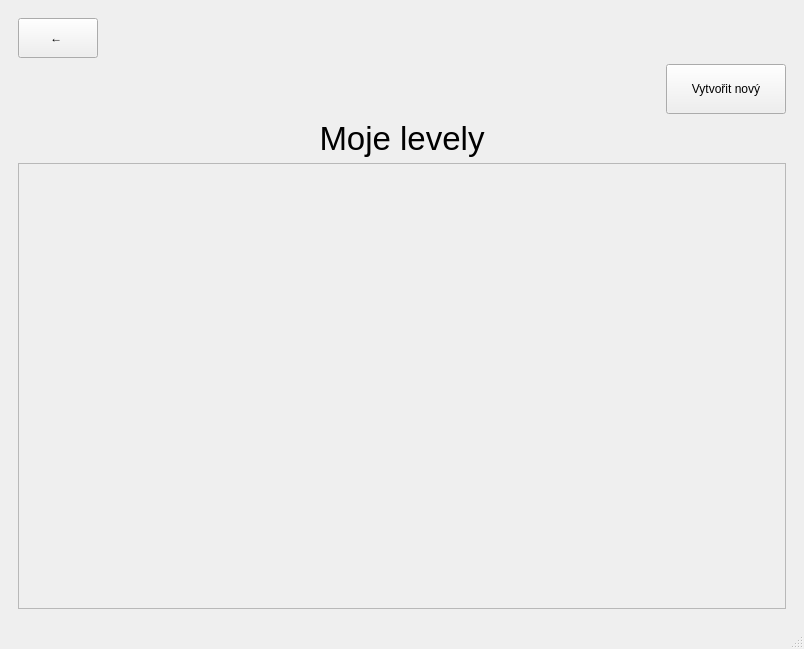
<?xml version="1.0" encoding="UTF-8"?>
<ui version="4.0">
 <class>Zarovka</class>
 <widget class="QMainWindow" name="Zarovka">
  <property name="geometry">
   <rect>
    <x>0</x>
    <y>0</y>
    <width>804</width>
    <height>649</height>
   </rect>
  </property>
  <property name="windowTitle">
   <string>Zarovka</string>
  </property>
  <widget class="QWidget" name="centralwidget">
   <layout class="QGridLayout" name="gridLayout_2">
    <item row="0" column="0">
     <widget class="QStackedWidget" name="stackedWidget">
      <property name="sizePolicy">
       <sizepolicy hsizetype="Expanding" vsizetype="Expanding">
        <horstretch>1</horstretch>
        <verstretch>1</verstretch>
       </sizepolicy>
      </property>
      <property name="currentIndex">
       <number>7</number>
      </property>
      <widget class="QWidget" name="P01DifficultySelector">
       <layout class="QGridLayout" name="gridLayout_3">
        <item row="0" column="0">
         <layout class="QGridLayout" name="gridLayout">
          <item row="0" column="0">
           <widget class="QPushButton" name="easyButton">
            <property name="sizePolicy">
             <sizepolicy hsizetype="Expanding" vsizetype="Expanding">
              <horstretch>0</horstretch>
              <verstretch>0</verstretch>
             </sizepolicy>
            </property>
            <property name="minimumSize">
             <size>
              <width>150</width>
              <height>150</height>
             </size>
            </property>
            <property name="maximumSize">
             <size>
              <width>16777215</width>
              <height>16777215</height>
             </size>
            </property>
            <property name="font">
             <font>
              <pointsize>20</pointsize>
             </font>
            </property>
            <property name="text">
             <string>LEHKÉ</string>
            </property>
           </widget>
          </item>
          <item row="0" column="1">
           <widget class="QPushButton" name="mediumButton">
            <property name="sizePolicy">
             <sizepolicy hsizetype="Expanding" vsizetype="Expanding">
              <horstretch>0</horstretch>
              <verstretch>0</verstretch>
             </sizepolicy>
            </property>
            <property name="minimumSize">
             <size>
              <width>0</width>
              <height>150</height>
             </size>
            </property>
            <property name="maximumSize">
             <size>
              <width>16777215</width>
              <height>16777215</height>
             </size>
            </property>
            <property name="font">
             <font>
              <pointsize>20</pointsize>
             </font>
            </property>
            <property name="text">
             <string>STŘEDNÍ</string>
            </property>
           </widget>
          </item>
          <item row="1" column="0">
           <widget class="QPushButton" name="hardButton">
            <property name="sizePolicy">
             <sizepolicy hsizetype="Expanding" vsizetype="Expanding">
              <horstretch>0</horstretch>
              <verstretch>0</verstretch>
             </sizepolicy>
            </property>
            <property name="minimumSize">
             <size>
              <width>150</width>
              <height>150</height>
             </size>
            </property>
            <property name="maximumSize">
             <size>
              <width>16777215</width>
              <height>16777215</height>
             </size>
            </property>
            <property name="font">
             <font>
              <pointsize>20</pointsize>
             </font>
            </property>
            <property name="text">
             <string>TĚŽKÉ</string>
            </property>
           </widget>
          </item>
          <item row="1" column="1">
           <widget class="QPushButton" name="randomButton">
            <property name="sizePolicy">
             <sizepolicy hsizetype="Expanding" vsizetype="Expanding">
              <horstretch>0</horstretch>
              <verstretch>0</verstretch>
             </sizepolicy>
            </property>
            <property name="minimumSize">
             <size>
              <width>150</width>
              <height>150</height>
             </size>
            </property>
            <property name="font">
             <font>
              <pointsize>20</pointsize>
             </font>
            </property>
            <property name="autoFillBackground">
             <bool>true</bool>
            </property>
            <property name="text">
             <string>NÁHODNÉ</string>
            </property>
           </widget>
          </item>
         </layout>
        </item>
       </layout>
      </widget>
      <widget class="QWidget" name="P02GameBoard">
       <layout class="QGridLayout" name="gridLayout_4">
        <item row="0" column="0">
         <widget class="QWidget" name="gameboardlayout" native="true">
          <layout class="QVBoxLayout" name="verticalLayout_8">
           <item>
            <layout class="QGridLayout" name="gameboard"/>
           </item>
           <item>
            <layout class="QHBoxLayout" name="editoroptions"/>
           </item>
          </layout>
         </widget>
        </item>
       </layout>
      </widget>
      <widget class="QWidget" name="P00Win">
       <layout class="QVBoxLayout" name="verticalLayout_2">
        <item>
         <widget class="QLabel" name="label">
          <property name="sizePolicy">
           <sizepolicy hsizetype="Expanding" vsizetype="Expanding">
            <horstretch>0</horstretch>
            <verstretch>0</verstretch>
           </sizepolicy>
          </property>
          <property name="font">
           <font>
            <pointsize>30</pointsize>
           </font>
          </property>
          <property name="text">
           <string>Congrats on completing the level</string>
          </property>
          <property name="alignment">
           <set>Qt::AlignmentFlag::AlignCenter</set>
          </property>
         </widget>
        </item>
        <item>
         <layout class="QHBoxLayout" name="horizontalLayout">
          <item>
           <widget class="QPushButton" name="pushButton_2">
            <property name="sizePolicy">
             <sizepolicy hsizetype="Minimum" vsizetype="Expanding">
              <horstretch>0</horstretch>
              <verstretch>0</verstretch>
             </sizepolicy>
            </property>
            <property name="font">
             <font>
              <pointsize>30</pointsize>
             </font>
            </property>
            <property name="text">
             <string>Back</string>
            </property>
           </widget>
          </item>
          <item>
           <widget class="QPushButton" name="pushButton">
            <property name="sizePolicy">
             <sizepolicy hsizetype="Minimum" vsizetype="Expanding">
              <horstretch>0</horstretch>
              <verstretch>0</verstretch>
             </sizepolicy>
            </property>
            <property name="font">
             <font>
              <pointsize>30</pointsize>
             </font>
            </property>
            <property name="text">
             <string>Menu</string>
            </property>
           </widget>
          </item>
         </layout>
        </item>
       </layout>
      </widget>
      <widget class="QWidget" name="P00MainMenu">
       <layout class="QVBoxLayout" name="verticalLayout">
        <property name="sizeConstraint">
         <enum>QLayout::SizeConstraint::SetMinimumSize</enum>
        </property>
        <item>
         <widget class="QWidget" name="widget_3" native="true">
          <layout class="QVBoxLayout" name="verticalLayout_3">
           <item>
            <layout class="QHBoxLayout" name="horizontalLayout_2">
             <property name="leftMargin">
              <number>0</number>
             </property>
             <property name="topMargin">
              <number>40</number>
             </property>
             <property name="bottomMargin">
              <number>40</number>
             </property>
             <item>
              <widget class="QPushButton" name="playButton">
               <property name="sizePolicy">
                <sizepolicy hsizetype="Maximum" vsizetype="Minimum">
                 <horstretch>0</horstretch>
                 <verstretch>0</verstretch>
                </sizepolicy>
               </property>
               <property name="minimumSize">
                <size>
                 <width>500</width>
                 <height>100</height>
                </size>
               </property>
               <property name="text">
                <string>Hrát</string>
               </property>
              </widget>
             </item>
            </layout>
           </item>
           <item>
            <layout class="QHBoxLayout" name="horizontalLayout_3">
             <property name="topMargin">
              <number>40</number>
             </property>
             <property name="bottomMargin">
              <number>40</number>
             </property>
             <item>
              <widget class="QPushButton" name="pushButton_3">
               <property name="sizePolicy">
                <sizepolicy hsizetype="Maximum" vsizetype="Minimum">
                 <horstretch>0</horstretch>
                 <verstretch>0</verstretch>
                </sizepolicy>
               </property>
               <property name="minimumSize">
                <size>
                 <width>500</width>
                 <height>100</height>
                </size>
               </property>
               <property name="maximumSize">
                <size>
                 <width>16777215</width>
                 <height>16777215</height>
                </size>
               </property>
               <property name="text">
                <string>Editor</string>
               </property>
              </widget>
             </item>
            </layout>
           </item>
           <item>
            <layout class="QHBoxLayout" name="horizontalLayout_4">
             <property name="topMargin">
              <number>40</number>
             </property>
             <property name="bottomMargin">
              <number>40</number>
             </property>
             <item>
              <widget class="QPushButton" name="settingsButton">
               <property name="sizePolicy">
                <sizepolicy hsizetype="Maximum" vsizetype="Minimum">
                 <horstretch>0</horstretch>
                 <verstretch>0</verstretch>
                </sizepolicy>
               </property>
               <property name="minimumSize">
                <size>
                 <width>500</width>
                 <height>100</height>
                </size>
               </property>
               <property name="text">
                <string>Nastavení</string>
               </property>
              </widget>
             </item>
            </layout>
           </item>
          </layout>
         </widget>
        </item>
       </layout>
      </widget>
      <widget class="QWidget" name="P03Settings">
       <widget class="QWidget" name="widget" native="true">
        <property name="geometry">
         <rect>
          <x>-10</x>
          <y>-10</y>
          <width>801</width>
          <height>61</height>
         </rect>
        </property>
        <widget class="QPushButton" name="backButton">
         <property name="geometry">
          <rect>
           <x>20</x>
           <y>10</y>
           <width>41</width>
           <height>41</height>
          </rect>
         </property>
         <property name="text">
          <string>←</string>
         </property>
        </widget>
        <widget class="QLabel" name="label_2">
         <property name="geometry">
          <rect>
           <x>350</x>
           <y>10</y>
           <width>151</width>
           <height>41</height>
          </rect>
         </property>
         <property name="font">
          <font>
           <pointsize>20</pointsize>
          </font>
         </property>
         <property name="text">
          <string>Nastavení</string>
         </property>
        </widget>
       </widget>
       <widget class="QWidget" name="widget_2" native="true">
        <property name="geometry">
         <rect>
          <x>210</x>
          <y>120</y>
          <width>391</width>
          <height>51</height>
         </rect>
        </property>
        <widget class="QLabel" name="label_3">
         <property name="geometry">
          <rect>
           <x>10</x>
           <y>10</y>
           <width>131</width>
           <height>20</height>
          </rect>
         </property>
         <property name="font">
          <font>
           <pointsize>12</pointsize>
          </font>
         </property>
         <property name="text">
          <string>Barva pozadí</string>
         </property>
        </widget>
        <widget class="QPushButton" name="colorWhiteButton">
         <property name="geometry">
          <rect>
           <x>260</x>
           <y>10</y>
           <width>31</width>
           <height>29</height>
          </rect>
         </property>
         <property name="styleSheet">
          <string notr="true">background-color: #787878; </string>
         </property>
         <property name="text">
          <string/>
         </property>
        </widget>
        <widget class="QPushButton" name="colorBlueButton">
         <property name="geometry">
          <rect>
           <x>300</x>
           <y>10</y>
           <width>31</width>
           <height>29</height>
          </rect>
         </property>
         <property name="styleSheet">
          <string notr="true">background-color: #003366;</string>
         </property>
         <property name="text">
          <string/>
         </property>
        </widget>
        <widget class="QPushButton" name="colorBlackButton">
         <property name="geometry">
          <rect>
           <x>340</x>
           <y>10</y>
           <width>31</width>
           <height>29</height>
          </rect>
         </property>
         <property name="styleSheet">
          <string notr="true">background-color: black;</string>
         </property>
         <property name="text">
          <string/>
         </property>
        </widget>
       </widget>
       <widget class="QWidget" name="widget_4" native="true">
        <property name="geometry">
         <rect>
          <x>210</x>
          <y>180</y>
          <width>391</width>
          <height>51</height>
         </rect>
        </property>
        <widget class="QLabel" name="label_5">
         <property name="geometry">
          <rect>
           <x>10</x>
           <y>10</y>
           <width>171</width>
           <height>21</height>
          </rect>
         </property>
         <property name="font">
          <font>
           <pointsize>12</pointsize>
          </font>
         </property>
         <property name="text">
          <string>Barva hrací plochy</string>
         </property>
        </widget>
        <widget class="QPushButton" name="colorWhiteButton_3">
         <property name="geometry">
          <rect>
           <x>260</x>
           <y>10</y>
           <width>31</width>
           <height>29</height>
          </rect>
         </property>
         <property name="styleSheet">
          <string notr="true">background-color: white; </string>
         </property>
         <property name="text">
          <string/>
         </property>
        </widget>
        <widget class="QPushButton" name="colorBlueButton_3">
         <property name="geometry">
          <rect>
           <x>300</x>
           <y>10</y>
           <width>31</width>
           <height>29</height>
          </rect>
         </property>
         <property name="styleSheet">
          <string notr="true">background-color: #87CEEB;</string>
         </property>
         <property name="text">
          <string/>
         </property>
        </widget>
        <widget class="QPushButton" name="colorBlackButton_3">
         <property name="geometry">
          <rect>
           <x>340</x>
           <y>10</y>
           <width>31</width>
           <height>29</height>
          </rect>
         </property>
         <property name="styleSheet">
          <string notr="true">background-color: red;</string>
         </property>
         <property name="text">
          <string/>
         </property>
        </widget>
       </widget>
       <widget class="QWidget" name="widget_6" native="true">
        <property name="geometry">
         <rect>
          <x>210</x>
          <y>240</y>
          <width>391</width>
          <height>51</height>
         </rect>
        </property>
        <widget class="QLabel" name="label_7">
         <property name="geometry">
          <rect>
           <x>10</x>
           <y>10</y>
           <width>131</width>
           <height>20</height>
          </rect>
         </property>
         <property name="font">
          <font>
           <pointsize>12</pointsize>
          </font>
         </property>
         <property name="text">
          <string>Herní pole</string>
         </property>
        </widget>
        <widget class="QPushButton" name="colorWhiteButton_5">
         <property name="geometry">
          <rect>
           <x>240</x>
           <y>10</y>
           <width>61</width>
           <height>29</height>
          </rect>
         </property>
         <property name="styleSheet">
          <string notr="true">background-color: white; color: black;
</string>
         </property>
         <property name="text">
          <string>Vlevo</string>
         </property>
        </widget>
        <widget class="QPushButton" name="colorBlackButton_5">
         <property name="geometry">
          <rect>
           <x>310</x>
           <y>10</y>
           <width>61</width>
           <height>29</height>
          </rect>
         </property>
         <property name="styleSheet">
          <string notr="true">background-color: white; color: black;</string>
         </property>
         <property name="text">
          <string>Vpravo</string>
         </property>
        </widget>
       </widget>
       <widget class="QWidget" name="widget_7" native="true">
        <property name="geometry">
         <rect>
          <x>210</x>
          <y>300</y>
          <width>391</width>
          <height>51</height>
         </rect>
        </property>
        <widget class="QLabel" name="label_8">
         <property name="geometry">
          <rect>
           <x>10</x>
           <y>10</y>
           <width>131</width>
           <height>20</height>
          </rect>
         </property>
         <property name="font">
          <font>
           <pointsize>12</pointsize>
          </font>
         </property>
         <property name="text">
          <string>Jazyk</string>
         </property>
        </widget>
        <widget class="QPushButton" name="colorWhiteButton_6">
         <property name="geometry">
          <rect>
           <x>240</x>
           <y>10</y>
           <width>61</width>
           <height>29</height>
          </rect>
         </property>
         <property name="styleSheet">
          <string notr="true">background-color: white; color: black;
</string>
         </property>
         <property name="text">
          <string>English</string>
         </property>
        </widget>
        <widget class="QPushButton" name="colorBlackButton_6">
         <property name="geometry">
          <rect>
           <x>310</x>
           <y>10</y>
           <width>61</width>
           <height>29</height>
          </rect>
         </property>
         <property name="styleSheet">
          <string notr="true">background-color: white; color: black;</string>
         </property>
         <property name="text">
          <string>Čeština</string>
         </property>
        </widget>
       </widget>
      </widget>
      <widget class="QWidget" name="P04NewLevelCreator">
       <layout class="QVBoxLayout" name="verticalLayout_4">
        <item>
         <widget class="QPushButton" name="pushButton_5">
          <property name="text">
           <string>Menu</string>
          </property>
         </widget>
        </item>
        <item>
         <widget class="QWidget" name="widget_5" native="true">
          <property name="sizePolicy">
           <sizepolicy hsizetype="Preferred" vsizetype="Preferred">
            <horstretch>0</horstretch>
            <verstretch>2</verstretch>
           </sizepolicy>
          </property>
          <layout class="QVBoxLayout" name="verticalLayout_5">
           <item>
            <widget class="QLabel" name="label_4">
             <property name="font">
              <font>
               <pointsize>20</pointsize>
              </font>
             </property>
             <property name="text">
              <string>Name of the level</string>
             </property>
            </widget>
           </item>
           <item>
            <widget class="QTextEdit" name="textEdit">
             <property name="font">
              <font>
               <pointsize>15</pointsize>
              </font>
             </property>
            </widget>
           </item>
          </layout>
         </widget>
        </item>
        <item>
         <widget class="QLabel" name="label_6">
          <property name="font">
           <font>
            <pointsize>20</pointsize>
           </font>
          </property>
          <property name="text">
           <string>Game board dimensions</string>
          </property>
         </widget>
        </item>
        <item>
         <widget class="Line" name="line_6">
          <property name="orientation">
           <enum>Qt::Orientation::Horizontal</enum>
          </property>
         </widget>
        </item>
        <item>
         <widget class="QWidget" name="widget_8" native="true">
          <property name="sizePolicy">
           <sizepolicy hsizetype="Preferred" vsizetype="Preferred">
            <horstretch>0</horstretch>
            <verstretch>2</verstretch>
           </sizepolicy>
          </property>
          <property name="font">
           <font>
            <fontweight>Medium</fontweight>
           </font>
          </property>
          <layout class="QHBoxLayout" name="horizontalLayout_5">
           <item>
            <widget class="QLabel" name="widthlabel">
             <property name="sizePolicy">
              <sizepolicy hsizetype="Preferred" vsizetype="Preferred">
               <horstretch>1</horstretch>
               <verstretch>0</verstretch>
              </sizepolicy>
             </property>
             <property name="font">
              <font>
               <pointsize>40</pointsize>
               <fontweight>Medium</fontweight>
              </font>
             </property>
             <property name="layoutDirection">
              <enum>Qt::LayoutDirection::RightToLeft</enum>
             </property>
             <property name="text">
              <string>5</string>
             </property>
             <property name="alignment">
              <set>Qt::AlignmentFlag::AlignRight|Qt::AlignmentFlag::AlignTrailing|Qt::AlignmentFlag::AlignVCenter</set>
             </property>
            </widget>
           </item>
           <item>
            <widget class="QWidget" name="widget_10" native="true">
             <property name="sizePolicy">
              <sizepolicy hsizetype="Preferred" vsizetype="Preferred">
               <horstretch>1</horstretch>
               <verstretch>0</verstretch>
              </sizepolicy>
             </property>
             <layout class="QVBoxLayout" name="verticalLayout_6">
              <item>
               <widget class="QPushButton" name="widthplus">
                <property name="sizePolicy">
                 <sizepolicy hsizetype="Maximum" vsizetype="Minimum">
                  <horstretch>0</horstretch>
                  <verstretch>0</verstretch>
                 </sizepolicy>
                </property>
                <property name="font">
                 <font>
                  <pointsize>30</pointsize>
                  <bold>false</bold>
                 </font>
                </property>
                <property name="text">
                 <string>+</string>
                </property>
               </widget>
              </item>
              <item>
               <widget class="QPushButton" name="widthminus">
                <property name="sizePolicy">
                 <sizepolicy hsizetype="Maximum" vsizetype="Minimum">
                  <horstretch>0</horstretch>
                  <verstretch>0</verstretch>
                 </sizepolicy>
                </property>
                <property name="font">
                 <font>
                  <pointsize>30</pointsize>
                  <fontweight>Medium</fontweight>
                 </font>
                </property>
                <property name="text">
                 <string>-</string>
                </property>
               </widget>
              </item>
             </layout>
            </widget>
           </item>
           <item>
            <widget class="QLabel" name="heightlabel">
             <property name="sizePolicy">
              <sizepolicy hsizetype="Preferred" vsizetype="Preferred">
               <horstretch>1</horstretch>
               <verstretch>0</verstretch>
              </sizepolicy>
             </property>
             <property name="font">
              <font>
               <pointsize>40</pointsize>
               <fontweight>Medium</fontweight>
              </font>
             </property>
             <property name="text">
              <string>5</string>
             </property>
             <property name="alignment">
              <set>Qt::AlignmentFlag::AlignRight|Qt::AlignmentFlag::AlignTrailing|Qt::AlignmentFlag::AlignVCenter</set>
             </property>
            </widget>
           </item>
           <item>
            <widget class="QWidget" name="widget_11" native="true">
             <property name="sizePolicy">
              <sizepolicy hsizetype="Preferred" vsizetype="Preferred">
               <horstretch>1</horstretch>
               <verstretch>0</verstretch>
              </sizepolicy>
             </property>
             <layout class="QVBoxLayout" name="verticalLayout_7">
              <item>
               <widget class="QPushButton" name="heightplus">
                <property name="sizePolicy">
                 <sizepolicy hsizetype="Maximum" vsizetype="Minimum">
                  <horstretch>0</horstretch>
                  <verstretch>0</verstretch>
                 </sizepolicy>
                </property>
                <property name="font">
                 <font>
                  <pointsize>30</pointsize>
                  <fontweight>Medium</fontweight>
                 </font>
                </property>
                <property name="text">
                 <string>+</string>
                </property>
               </widget>
              </item>
              <item>
               <widget class="QPushButton" name="heightminus">
                <property name="sizePolicy">
                 <sizepolicy hsizetype="Maximum" vsizetype="Minimum">
                  <horstretch>0</horstretch>
                  <verstretch>0</verstretch>
                 </sizepolicy>
                </property>
                <property name="font">
                 <font>
                  <pointsize>30</pointsize>
                  <fontweight>Medium</fontweight>
                 </font>
                </property>
                <property name="text">
                 <string>-</string>
                </property>
               </widget>
              </item>
             </layout>
            </widget>
           </item>
          </layout>
         </widget>
        </item>
        <item>
         <widget class="QWidget" name="widget_12" native="true">
          <property name="sizePolicy">
           <sizepolicy hsizetype="Preferred" vsizetype="Preferred">
            <horstretch>0</horstretch>
            <verstretch>1</verstretch>
           </sizepolicy>
          </property>
          <property name="font">
           <font>
            <pointsize>15</pointsize>
            <bold>false</bold>
           </font>
          </property>
          <layout class="QHBoxLayout" name="horizontalLayout_7">
           <item>
            <widget class="QLabel" name="label_9">
             <property name="font">
              <font>
               <pointsize>15</pointsize>
               <bold>false</bold>
              </font>
             </property>
             <property name="text">
              <string>Number of columns</string>
             </property>
             <property name="alignment">
              <set>Qt::AlignmentFlag::AlignHCenter|Qt::AlignmentFlag::AlignTop</set>
             </property>
            </widget>
           </item>
           <item>
            <widget class="QLabel" name="label_10">
             <property name="text">
              <string>Number of rows</string>
             </property>
             <property name="alignment">
              <set>Qt::AlignmentFlag::AlignHCenter|Qt::AlignmentFlag::AlignTop</set>
             </property>
            </widget>
           </item>
          </layout>
         </widget>
        </item>
        <item>
         <widget class="Line" name="line_5">
          <property name="font">
           <font>
            <fontweight>Medium</fontweight>
           </font>
          </property>
          <property name="orientation">
           <enum>Qt::Orientation::Horizontal</enum>
          </property>
         </widget>
        </item>
        <item>
         <widget class="QWidget" name="widget_9" native="true">
          <property name="sizePolicy">
           <sizepolicy hsizetype="Preferred" vsizetype="Preferred">
            <horstretch>0</horstretch>
            <verstretch>2</verstretch>
           </sizepolicy>
          </property>
          <layout class="QHBoxLayout" name="horizontalLayout_6">
           <item>
            <widget class="QPushButton" name="pushButton_4">
             <property name="sizePolicy">
              <sizepolicy hsizetype="Maximum" vsizetype="Maximum">
               <horstretch>0</horstretch>
               <verstretch>1</verstretch>
              </sizepolicy>
             </property>
             <property name="minimumSize">
              <size>
               <width>500</width>
               <height>100</height>
              </size>
             </property>
             <property name="font">
              <font>
               <pointsize>15</pointsize>
              </font>
             </property>
             <property name="text">
              <string>Continue</string>
             </property>
            </widget>
           </item>
          </layout>
         </widget>
        </item>
       </layout>
      </widget>
      <widget class="QWidget" name="P05EditorMenu">
       <layout class="QVBoxLayout" name="verticalLayout_9">
        <property name="sizeConstraint">
         <enum>QLayout::SizeConstraint::SetMinimumSize</enum>
        </property>
        <item>
         <widget class="QWidget" name="widget_13" native="true">
          <layout class="QVBoxLayout" name="verticalLayout_10">
           <item>
            <widget class="QPushButton" name="backToMenuButton">
             <property name="sizePolicy">
              <sizepolicy hsizetype="Maximum" vsizetype="Fixed">
               <horstretch>0</horstretch>
               <verstretch>0</verstretch>
              </sizepolicy>
             </property>
             <property name="minimumSize">
              <size>
               <width>80</width>
               <height>40</height>
              </size>
             </property>
             <property name="text">
              <string>← Menu</string>
             </property>
            </widget>
           </item>
           <item>
            <layout class="QHBoxLayout" name="horizontalLayout_8">
             <property name="leftMargin">
              <number>0</number>
             </property>
             <property name="topMargin">
              <number>40</number>
             </property>
             <property name="bottomMargin">
              <number>40</number>
             </property>
             <item>
              <widget class="QPushButton" name="myLevelsButton">
               <property name="sizePolicy">
                <sizepolicy hsizetype="Maximum" vsizetype="Minimum">
                 <horstretch>0</horstretch>
                 <verstretch>0</verstretch>
                </sizepolicy>
               </property>
               <property name="minimumSize">
                <size>
                 <width>500</width>
                 <height>100</height>
                </size>
               </property>
               <property name="text">
                <string>Seznam mých levelů</string>
               </property>
              </widget>
             </item>
            </layout>
           </item>
           <item>
            <layout class="QHBoxLayout" name="horizontalLayout_9">
             <property name="topMargin">
              <number>40</number>
             </property>
             <property name="bottomMargin">
              <number>40</number>
             </property>
             <item>
              <widget class="QPushButton" name="createNewButton">
               <property name="sizePolicy">
                <sizepolicy hsizetype="Maximum" vsizetype="Minimum">
                 <horstretch>0</horstretch>
                 <verstretch>0</verstretch>
                </sizepolicy>
               </property>
               <property name="minimumSize">
                <size>
                 <width>500</width>
                 <height>100</height>
                </size>
               </property>
               <property name="maximumSize">
                <size>
                 <width>16777215</width>
                 <height>16777215</height>
                </size>
               </property>
               <property name="text">
                <string>Vytvořit nový</string>
               </property>
              </widget>
             </item>
            </layout>
           </item>
          </layout>
         </widget>
        </item>
       </layout>
      </widget>
      <widget class="QWidget" name="P06LevelList">
       <layout class="QVBoxLayout" name="verticalLayout_11">
        <item>
         <widget class="QPushButton" name="backToEditorMenuButton">
          <property name="sizePolicy">
           <sizepolicy hsizetype="Maximum" vsizetype="Fixed">
            <horstretch>0</horstretch>
            <verstretch>0</verstretch>
           </sizepolicy>
          </property>
          <property name="minimumSize">
           <size>
            <width>40</width>
            <height>40</height>
           </size>
          </property>
          <property name="text">
           <string>← </string>
          </property>
          <property name="iconSize">
           <size>
            <width>20</width>
            <height>20</height>
           </size>
          </property>
         </widget>
        </item>
        <item alignment="Qt::AlignmentFlag::AlignRight">
         <widget class="QPushButton" name="createLevelButton">
          <property name="minimumSize">
           <size>
            <width>120</width>
            <height>50</height>
           </size>
          </property>
          <property name="text">
           <string>Vytvořit nový</string>
          </property>
          <property name="autoRepeatDelay">
           <number>300</number>
          </property>
         </widget>
        </item>
        <item>
         <widget class="QLabel" name="label_11">
          <property name="font">
           <font>
            <pointsize>25</pointsize>
           </font>
          </property>
          <property name="text">
           <string>Moje levely</string>
          </property>
          <property name="alignment">
           <set>Qt::AlignmentFlag::AlignCenter</set>
          </property>
         </widget>
        </item>
        <item>
         <widget class="QScrollArea" name="scrollArea">
          <property name="widgetResizable">
           <bool>true</bool>
          </property>
          <widget class="QWidget" name="scrollAreaWidgetContents">
           <property name="geometry">
            <rect>
             <x>0</x>
             <y>0</y>
             <width>778</width>
             <height>406</height>
            </rect>
           </property>
           <layout class="QVBoxLayout" name="verticalLayout_12">
            <item>
             <layout class="QVBoxLayout" name="levelListLayout"/>
            </item>
            <item>
             <spacer name="verticalSpacer">
              <property name="orientation">
               <enum>Qt::Orientation::Vertical</enum>
              </property>
              <property name="sizeHint" stdset="0">
               <size>
                <width>20</width>
                <height>40</height>
               </size>
              </property>
             </spacer>
            </item>
           </layout>
          </widget>
         </widget>
        </item>
       </layout>
      </widget>
     </widget>
    </item>
   </layout>
  </widget>
  <widget class="QMenuBar" name="menubar">
   <property name="geometry">
    <rect>
     <x>0</x>
     <y>0</y>
     <width>804</width>
     <height>25</height>
    </rect>
   </property>
  </widget>
  <widget class="QStatusBar" name="statusbar"/>
 </widget>
 <resources/>
 <connections/>
</ui>
